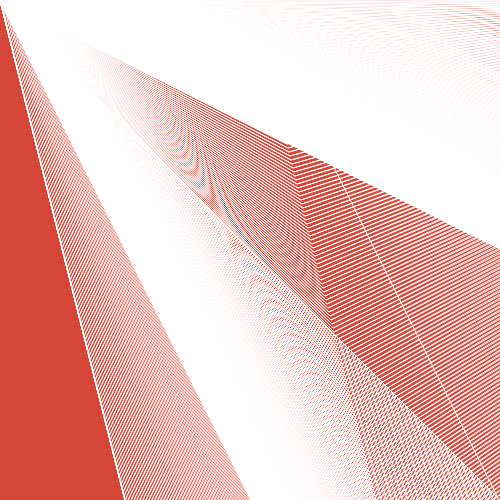
Frame 1 (no input)
Frame 60 (no input): identical to frame 1, image omitted
Frame 120 (the mouse pressed at the canvas centre since frame 60): identical to frame 1, image omitted

The p5.js sketch that drew this single still picture (run headless with seeded random() and noise() and a simulated clock; from frame 60 on, the mouse is pressed at the canvas centre):

// p5.js sketch
// ── sketch.js
var x = 0;
var y = 0;

function setup() {
  createCanvas(500,500); 
  rectMode(RADIUS);
}

function draw() {

  background(212, 71, 56);
  noFill();
  stroke(255);
  beginShape(TRIANGLE_FAN);
    for (x = 0; x < width; x++) {
      for (y = 0; y < height; y++) {
        vertex(x, y*2);
        vertex(x*2, y);
        x++;
        y++;
      }
    }
endShape();

  
}
